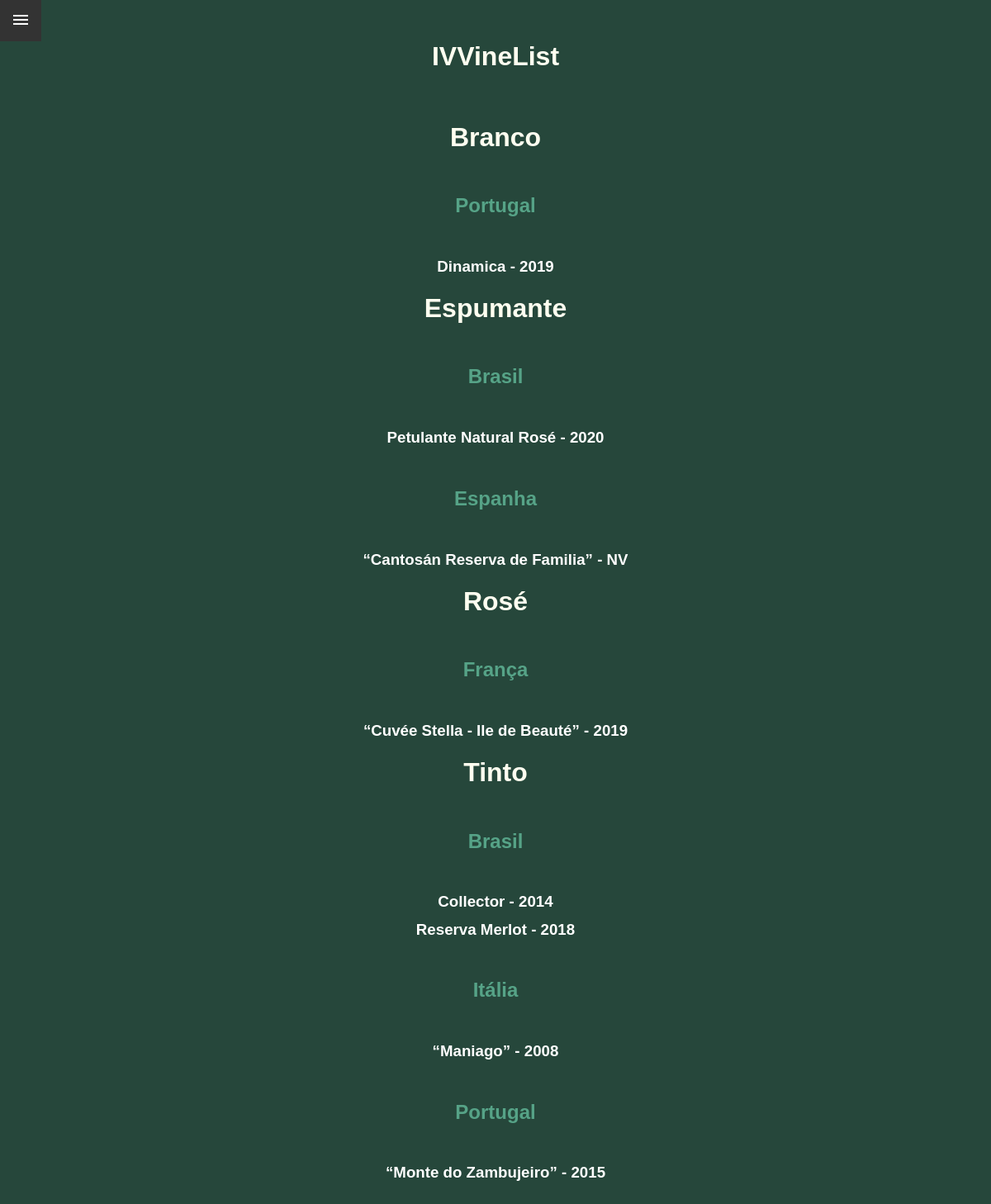
Screenshot of /winelist with the database file from the repository.
### tables this page shows
CREATE TABLE "bebidas" (
	"bebida"	TEXT,
	"estilo"	TEXT,
	"pais"	TEXT,
	"regiao"	TEXT,
	"produtor"	TEXT,
	"nome"	TEXT,
	"safra"	TEXT,
	"preco"	TEXT,
	"uvas"	TEXT,
	"terroir"	TEXT,
	"legenda"	TEXT
);

### run.py (the view)
@app.route('/winelist')
def winelist():
    def select(cols=None, conds=None, dis=False, order=False, **vals):
        fststm = "SELECT * FROM bebidas"
        if cols is not None:
            x = ", ".join(cols) if len(cols) > 1 else cols[0]
            fststm = ''.join(("SELECT ", x, " FROM bebidas"))
        if conds is not None:
            w = ''
            for n in range(len(conds)): w += (conds[n] + ("='") + vals['vals'][n] + ("' and "))
            w = w[:-5]
            frase = ''.join((fststm, " WHERE ", w))
        else:
            frase = fststm
        if dis == True:
            frase = frase[:7] + "DISTINCT " + frase[7:]
        if order == True:
            frase = frase + ' ORDER by ' + cols[0]
        conn = sqlite3.connect('registros.db')
        c = conn.cursor()
        c.execute(frase)
        temp = {}
        resultado = []
        for a in c.fetchall():
            for b, c in enumerate(a):
                temp[cols[b]] = c
            resultado.append(temp.copy())
        return resultado
    return render_template('winelist.html', select=select)

### templates/winelist.html (shortened to what this page needs)
<!DOCTYPE html>
<html lang="pt-br">
<head>
    <link rel="stylesheet" href="./static/menu.css">
</head>
<body class="preload">
    <header class="header">
        <button class="header__button" id="btnNav" type="button">
            <i class="material-icons">menu</i>
        </button>
    </header>
    <main>
        <div id="menu" class="menu">
            <h1>IVVineList</h1>
            <br>
            {% for tipo in select(cols=["estilo"], dis=True, order=True) %}
                <h1 id="{{tipo['estilo']}}" >{{tipo['estilo']}}</h1>
                {% for pais in select(cols=["pais"], dis=True, conds=["estilo"], vals=[tipo['estilo']], order=True) %}
                    <h2 id="{{pais['pais']}}" >{{pais['pais']}}</h2>
                    {% for vinho in select(cols=["nome", "safra"], dis=True, conds=["estilo", "pais"], vals=[tipo['estilo'], pais['pais']], order=True) %}
                            <h3 class="vinho">{{vinho['nome']}} - {{ vinho['safra']}}</h3>
                    {% endfor %}
                {% endfor %}
            {% endfor %}
        </div>
    </main>
</body>
</html>

### static/menu.css (style rules this page uses)
body { --header-height: 50px; margin: var(--header-height) 0 0 0; font-family: sans-serif; background-color: rgb(38, 71, 59); }
.header { position: fixed; top: 0; left: 0; width: var(--header-height); height: var(--header-height); background: #333333; display: flex; }
.header__button { width: var(--header-height); flex-shrink: 0; background: none; outline: none; border: none; color: #ffffff; cursor: pointer; }
#menu { margin: 40px; text-overflow: ellipsis; text-align: center; }
.menu h2 { padding: 1.2em; color: rgb(86, 163, 135); }
.menu h3 { margin: 0.6em; color: white; }
h1 { font-family: Verdana, Geneva, Tahoma, sans-serif; color: ivory; }

### rows the page displays
bebidas: nome "Dinamica", safra "2019"
bebidas: nome "Petulante Natural Rosé", safra "2020"
bebidas: nome "“Cantosán Reserva de Familia”", safra "NV"
bebidas: nome "“Cuvée Stella - Ile de Beauté”", safra "2019"
bebidas: nome "Collector", safra "2014"
bebidas: nome "Reserva Merlot", safra "2018"
bebidas: nome "“Maniago”", safra "2008"
bebidas: nome "“Monte do Zambujeiro”", safra "2015"

### other values shown
{{ tipo['estilo'] }} "Branco" "Espumante" "Rosé" "Tinto"
{{ pais['pais'] }} "Portugal" "Brasil" "Espanha" "França" "Brasil" "Itália" "Portugal"
